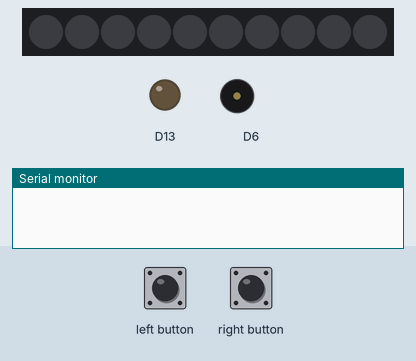
Simulated run of this sketch. Board: Adafruit Circuit Playground Express. Shown: 10 RGB LEDs in strip order, left to right, output pins drawn as LEDs (lit = HIGH), buzzer (waves = sounding), the last lines printed to the serial monitor. Inputs (shaded band) come from the test bench. Dim RGB values are drawn brighter than linear.

Above: at 1.2 s.
1.3 s: left button pressed for 0.15 s
At 1.47 s:
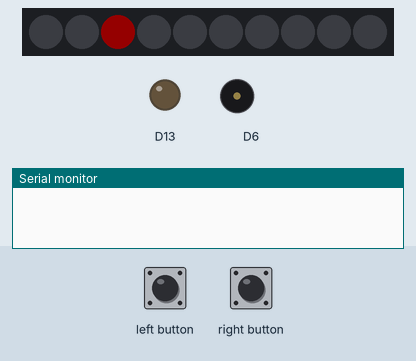
3.3 s: right button pressed for 3.2 s
At 4.5 s:
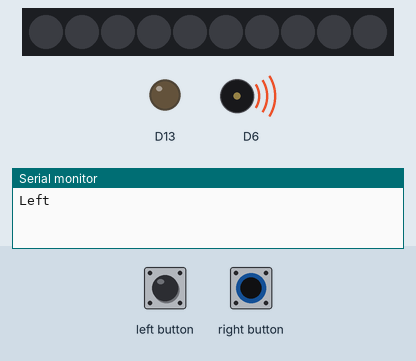
9.5 s: left button pressed for 1 s
At 9.57 s:
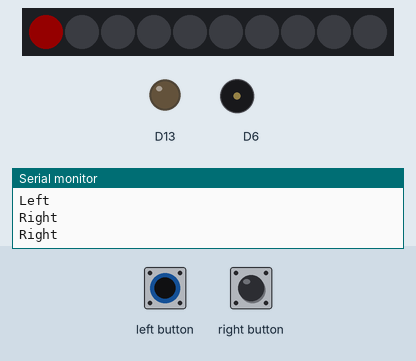
12.0 s: right button pressed for 0.15 s
At 12.3 s:
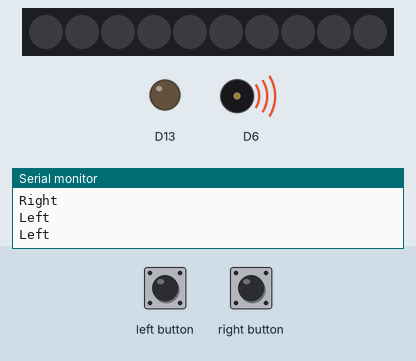
15.1 s: right button pressed for 1 s
At 18.9 s:
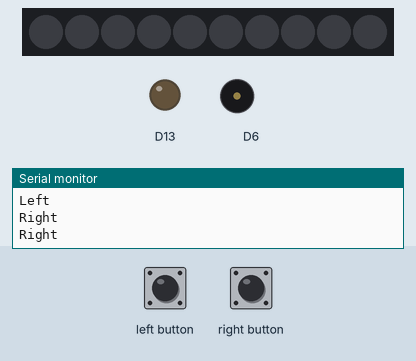
Timing chart, 0 to 20.0 s (numbered marks = the images above; inputs shaded):
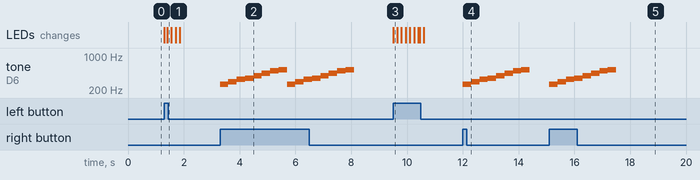

Measured:
- after the input at 1.3 s, the LEDs: first change at once (image 1 shows a later state)
- after the input at 3.3 s, tone on D6: plays 261 Hz for 0.30 s, 294 Hz for 0.30 s, 330 Hz for 0.30 s, 349 Hz for 0.30 s, 392 Hz for 0.30 s, 440 Hz for 0.30 s … (16 notes in this stretch), starting at once
- after the input at 9.5 s, the LEDs: change at once (image 3)
- after the input at 12.0 s, tone on D6: plays 261 Hz for 0.30 s, 294 Hz for 0.30 s, 330 Hz for 0.30 s, 349 Hz for 0.30 s, 392 Hz for 0.30 s, 440 Hz for 0.30 s … (8 notes in this stretch), starting at once
- after the input at 15.1 s, tone on D6: plays 261 Hz for 0.30 s, 294 Hz for 0.30 s, 330 Hz for 0.30 s, 349 Hz for 0.30 s, 392 Hz for 0.30 s, 440 Hz for 0.30 s … (8 notes in this stretch), starting at once

The sketch:

ColorVSound.ino
```cpp
#include <Adafruit_CircuitPlayground.h>
#include <Wire.h>
#include <SPI.h>
void setup() {
CircuitPlayground.begin();
Serial.begin(9600);
}

void loop() {
  if(CircuitPlayground.leftButton()&&!CircuitPlayground.rightButton())
  {
   spiralRed();
   Serial.println("Left");
  }

  else if(CircuitPlayground.rightButton()&&!CircuitPlayground.leftButton())
  {
    Song();
    Serial.println("Right");
  }
}
```

supportFunctions.ino
```cpp
void spiralRed()
{
  for (int i = 0; i <= 10; i++) {
    CircuitPlayground.strip.setPixelColor((i - 1) % 10, 0, 0, 0);
    CircuitPlayground.strip.setPixelColor(i % 10, 255, 0, 0);
    CircuitPlayground.strip.show();
    delay(50);
  }
  CircuitPlayground.strip.setPixelColor(0, 0, 0, 0);
  CircuitPlayground.strip.show();
}

void Song()
{

  CircuitPlayground.playTone(261, 300);
  CircuitPlayground.playTone(294, 300);
  CircuitPlayground.playTone(330, 300);
  CircuitPlayground.playTone(349, 300);
  CircuitPlayground.playTone(392, 300);
  CircuitPlayground.playTone(440, 300);
  CircuitPlayground.playTone(494, 300);
  CircuitPlayground.playTone(523, 300);
}
```
